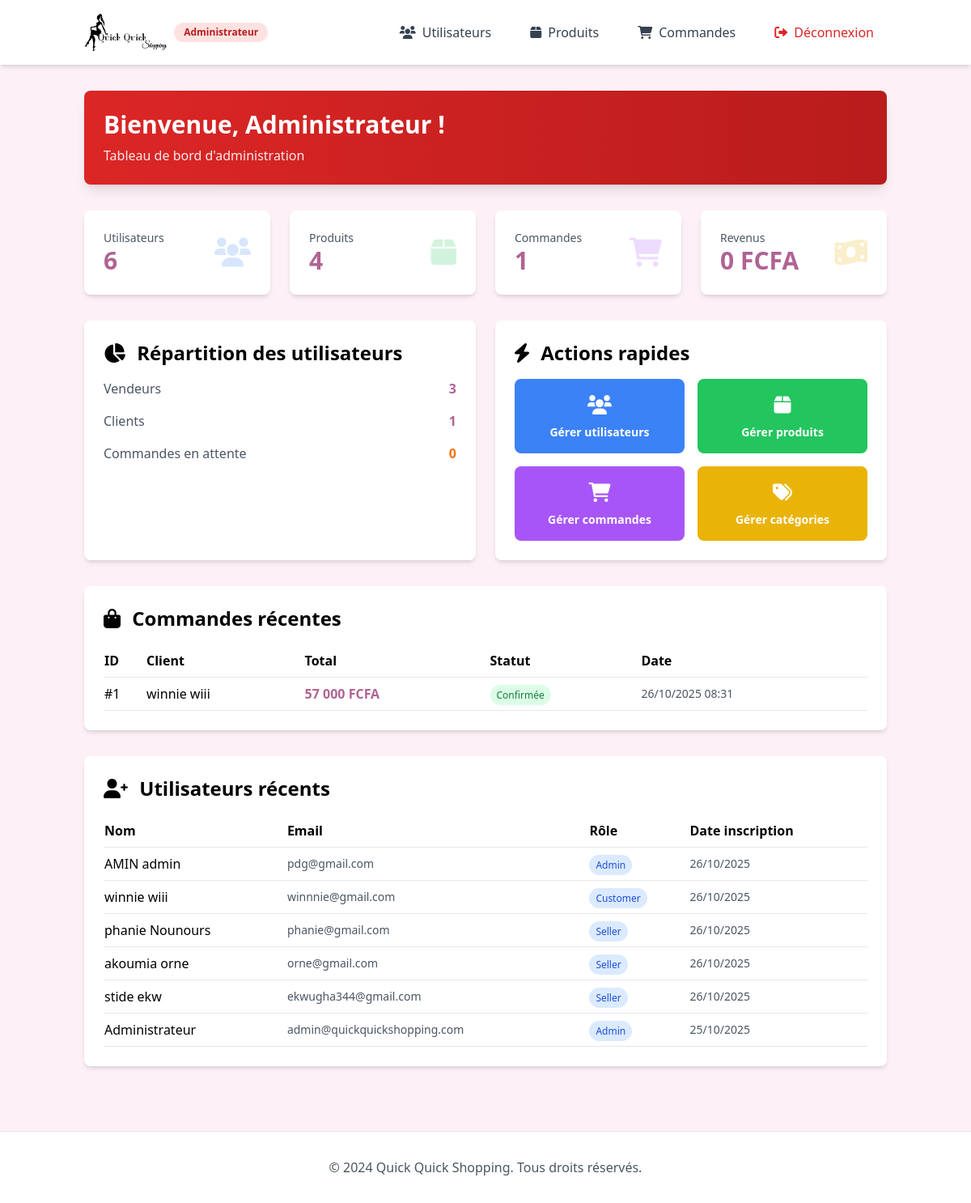
Page /admin/dashboard.php (signed in) on the committed database.
### tables this page shows
CREATE TABLE `users` (
  `id` int(11) NOT NULL,
  `name` varchar(100) NOT NULL,
  `email` varchar(100) NOT NULL,
  `password` varchar(255) NOT NULL,
  `role` enum('admin','seller','customer') NOT NULL DEFAULT 'customer',
  `phone` varchar(20) DEFAULT NULL,
  `address` text DEFAULT NULL,
  `status` enum('active','pending','suspended','rejected') DEFAULT 'active',
  `total_sales` decimal(12,2) DEFAULT 0.00,
  `created_at` timestamp NOT NULL DEFAULT current_timestamp(),
  `updated_at` timestamp NOT NULL DEFAULT current_timestamp() ON UPDATE current_timestamp()
);

CREATE TABLE `orders` (
  `id` int(11) NOT NULL,
  `customer_id` int(11) NOT NULL,
  `total_amount` decimal(10,2) NOT NULL,
  `status` enum('pending','confirmed','shipped','delivered','cancelled') DEFAULT 'pending',
  `payment_method` varchar(50) DEFAULT NULL,
  `payment_status` enum('pending','paid','failed','refunded') DEFAULT 'pending',
  `shipping_address` text DEFAULT NULL,
  `tracking_number` varchar(100) DEFAULT NULL,
  `created_at` timestamp NOT NULL DEFAULT current_timestamp(),
  `updated_at` timestamp NOT NULL DEFAULT current_timestamp() ON UPDATE current_timestamp()
);

### admin/dashboard.php (the view, shortened to what this page needs)
<?php
include '../config/db.php';
$stmt = $bdd->prepare("SELECT * FROM users WHERE id = ?");
$stmt->execute([$_SESSION['user_id']]);
$user = $stmt->fetch(PDO::FETCH_ASSOC);
$stats = [
    'total_users' => 0,
    'total_products' => 0,
    'total_orders' => 0,
    'total_revenue' => 0,
    'total_sellers' => 0,
    'total_customers' => 0,
    'pending_orders' => 0
];
try {
    $stmt = $bdd->query("SELECT COUNT(*) as count FROM users");
    $stats['total_users'] = $stmt->fetch()['count'];
    $stmt = $bdd->query("SELECT COUNT(*) as count FROM products");
    $stats['total_products'] = $stmt->fetch()['count'];
    $stmt = $bdd->query("SELECT COUNT(*) as count FROM orders");
    $stats['total_orders'] = $stmt->fetch()['count'];
    $stmt = $bdd->query("SELECT SUM(total_amount) as total FROM orders WHERE payment_status = 'paid'");
    $stats['total_revenue'] = $stmt->fetch()['total'] ?? 0;
    $stmt = $bdd->query("SELECT COUNT(*) as count FROM users WHERE role = 'seller'");
    $stats['total_sellers'] = $stmt->fetch()['count'];
    $stmt = $bdd->query("SELECT COUNT(*) as count FROM users WHERE role = 'customer'");
    $stats['total_customers'] = $stmt->fetch()['count'];
    $stmt = $bdd->query("SELECT COUNT(*) as count FROM orders WHERE status = 'pending'");
    $stats['pending_orders'] = $stmt->fetch()['count'];
} catch (Exception $e) {
    error_log('Erreur stats admin: ' . $e->getMessage());
}
$recent_orders = [];
try {
    $stmt = $bdd->query("
        SELECT o.*, u.name as customer_name, u.email
        FROM orders o
        LEFT JOIN users u ON o.customer_id = u.id
        ORDER BY o.created_at DESC
        LIMIT 10
    ");
    $recent_orders = $stmt->fetchAll(PDO::FETCH_ASSOC);
} catch (Exception $e) {
    error_log('Erreur récupération commandes: ' . $e->getMessage());
    $recent_orders = [];
}
$recent_users = [];
try {
    $stmt = $bdd->query("SELECT * FROM users ORDER BY created_at DESC LIMIT 10");
    $recent_users = $stmt->fetchAll(PDO::FETCH_ASSOC);
} catch (Exception $e) {
    $recent_users = [];
}
?>
<!DOCTYPE html>
<html lang="fr">
<head>
    <script src="https://cdn.tailwindcss.com"></script>
    <link href="https://cdnjs.cloudflare.com/ajax/libs/font-awesome/6.0.0/css/all.min.css" rel="stylesheet">
</head>
<body class="bg-[#fdf1f7] min-h-screen">
    <header class="bg-white shadow-md sticky top-0 z-50">
        <div class="container mx-auto px-4 py-4">
            <div class="flex items-center justify-between">
                <a href="../index.php" class="flex items-center space-x-2">
                    <img src="../images/logo.png" alt="Logo" class="h-12">
                    <span class="px-3 py-1 bg-red-100 text-red-700 rounded-full text-xs font-semibold">Administrateur</span>
                </a>
                <div class="flex items-center space-x-4">
                    <a href="users.php" class="px-4 py-2 text-gray-700 hover:text-[#b06393] transition">
                        <i class="fas fa-users mr-2"></i>Utilisateurs
                    </a>
                    <a href="products.php" class="px-4 py-2 text-gray-700 hover:text-[#b06393] transition">
                        <i class="fas fa-box mr-2"></i>Produits
                    </a>
                    <a href="orders.php" class="px-4 py-2 text-gray-700 hover:text-[#b06393] transition">
                        <i class="fas fa-shopping-cart mr-2"></i>Commandes
                    </a>
                    <a href="../logout.php" class="px-4 py-2 text-red-600 hover:text-red-700 transition">
                        <i class="fas fa-sign-out-alt mr-2"></i>Déconnexion
                    </a>
                </div>
            </div>
        </div>
    </header>
    <div class="container mx-auto px-4 py-8">
        <div class="max-w-7xl mx-auto">
            <div class="bg-gradient-to-r from-red-600 to-red-700 rounded-lg shadow-lg p-6 mb-8 text-white">
                <h1 class="text-3xl font-bold mb-2">Bienvenue, <?= htmlspecialchars($user['name']) ?> !</h1>
                <p class="text-white/90">Tableau de bord d'administration</p>
            </div>
            <div class="grid grid-cols-1 md:grid-cols-2 lg:grid-cols-4 gap-6 mb-8">
                <div class="bg-white rounded-lg shadow-md p-6">
                    <div class="flex items-center justify-between">
                        <div>
                            <p class="text-gray-600 text-sm">Utilisateurs</p>
                            <p class="text-3xl font-bold text-[#b06393]"><?= $stats['total_users'] ?></p>
                        </div>
                        <i class="fas fa-users text-4xl text-blue-500 opacity-20"></i>
                    </div>
                </div>
                <div class="bg-white rounded-lg shadow-md p-6">
                    <div class="flex items-center justify-between">
                        <div>
                            <p class="text-gray-600 text-sm">Produits</p>
                            <p class="text-3xl font-bold text-[#b06393]"><?= $stats['total_products'] ?></p>
                        </div>
                        <i class="fas fa-box text-4xl text-green-500 opacity-20"></i>
                    </div>
                </div>
                <div class="bg-white rounded-lg shadow-md p-6">
                    <div class="flex items-center justify-between">
                        <div>
                            <p class="text-gray-600 text-sm">Commandes</p>
                            <p class="text-3xl font-bold text-[#b06393]"><?= $stats['total_orders'] ?></p>
                        </div>
                        <i class="fas fa-shopping-cart text-4xl text-purple-500 opacity-20"></i>
                    </div>
                </div>
                <div class="bg-white rounded-lg shadow-md p-6">
                    <div class="flex items-center justify-between">
                        <div>
                            <p class="text-gray-600 text-sm">Revenus</p>
                            <p class="text-3xl font-bold text-[#b06393]"><?= number_format($stats['total_revenue'], 0, ',', ' ') ?> FCFA</p>
                        </div>
                        <i class="fas fa-money-bill-wave text-4xl text-yellow-500 opacity-20"></i>
                    </div>
                </div>
            </div>
            <div class="grid grid-cols-1 lg:grid-cols-2 gap-6 mb-8">
                <div class="bg-white rounded-lg shadow-md p-6">
                    <h2 class="text-2xl font-semibold mb-4">
                        <i class="fas fa-chart-pie mr-2"></i>
                        Répartition des utilisateurs
                    </h2>
                    <div class="space-y-4">
                        <div class="flex items-center justify-between">
                            <span class="text-gray-600">Vendeurs</span>
                            <span class="font-bold text-[#b06393]"><?= $stats['total_sellers'] ?></span>
                        </div>
                        <div class="flex items-center justify-between">
                            <span class="text-gray-600">Clients</span>
                            <span class="font-bold text-[#b06393]"><?= $stats['total_customers'] ?></span>
                        </div>
                        <div class="flex items-center justify-between">
                            <span class="text-gray-600">Commandes en attente</span>
                            <span class="font-bold text-orange-500"><?= $stats['pending_orders'] ?></span>
                        </div>
                    </div>
                </div>
                <div class="bg-white rounded-lg shadow-md p-6">
                    <h2 class="text-2xl font-semibold mb-4">
                        <i class="fas fa-bolt mr-2"></i>
                        Actions rapides
                    </h2>
                    <div class="grid grid-cols-2 gap-4">
                        <a href="users.php" class="bg-blue-500 text-white p-4 rounded-lg hover:bg-blue-600 transition text-center">
                            <i class="fas fa-users text-2xl mb-2"></i>
                            <p class="font-semibold text-sm">Gérer utilisateurs</p>
                        </a>
                        <a href="products.php" class="bg-green-500 text-white p-4 rounded-lg hover:bg-green-600 transition text-center">
                            <i class="fas fa-box text-2xl mb-2"></i>
                            <p class="font-semibold text-sm">Gérer produits</p>
                        </a>
                        <a href="orders.php" class="bg-purple-500 text-white p-4 rounded-lg hover:bg-purple-600 transition text-center">
                            <i class="fas fa-shopping-cart text-2xl mb-2"></i>
                            <p class="font-semibold text-sm">Gérer commandes</p>
                        </a>
                        <a href="categories.php" class="bg-yellow-500 text-white p-4 rounded-lg hover:bg-yellow-600 transition text-center">
                            <i class="fas fa-tags text-2xl mb-2"></i>
                            <p class="font-semibold text-sm">Gérer catégories</p>
                        </a>
                    </div>
                </div>
            </div>
            <?php if (!empty($recent_orders)): ?>
                <div class="bg-white rounded-lg shadow-md p-6 mb-8">
                    <h2 class="text-2xl font-semibold mb-4">
                        <i class="fas fa-shopping-bag mr-2"></i>
                        Commandes récentes
                    </h2>
                    <div class="overflow-x-auto">
                        <table class="w-full">
                            <thead>
                                <tr class="border-b">
                                    <th class="text-left py-2">ID</th>
                                    <th class="text-left py-2">Client</th>
                                    <th class="text-left py-2">Total</th>
                                    <th class="text-left py-2">Statut</th>
                                    <th class="text-left py-2">Date</th>
                                </tr>
                            </thead>
                            <tbody>
                                <?php foreach ($recent_orders as $order): ?>
                                <tr class="border-b hover:bg-gray-50">
                                    <td class="py-2">#<?= $order['id'] ?></td>
                                    <td class="py-2"><?= htmlspecialchars($order['customer_name'] ?? 'N/A') ?></td>
                                    <td class="py-2 font-bold text-[#b06393]"><?= number_format($order['total_amount'], 0, ',', ' ') ?> FCFA</td>
                                    <td class="py-2">
                                        <span class="px-2 py-1 rounded-full text-xs
                                            <?= $order['status'] === 'pending' ? 'bg-yellow-100 text-yellow-700' : '' ?>
                                            <?= $order['status'] === 'confirmed' ? 'bg-green-100 text-green-700' : '' ?>
                                            <?= $order['status'] === 'shipped' ? 'bg-blue-100 text-blue-700' : '' ?>
                                            <?= $order['status'] === 'delivered' ? 'bg-green-100 text-green-700' : '' ?>
                                            <?= $order['status'] === 'cancelled' ? 'bg-red-100 text-red-700' : '' ?>
                                        ">
                                            <?php
                                            $status_labels = [
                                                'pending' => 'En attente',
                                                'confirmed' => 'Confirmée',
                                                'shipped' => 'Expédiée',
                                                'delivered' => 'Livrée',
                                                'cancelled' => 'Annulée'
                                            ];
                                            echo $status_labels[$order['status']] ?? ucfirst($order['status']);
                                            ?>
                                        </span>
                                    </td>
                                    <td class="py-2 text-sm text-gray-600"><?= date('d/m/Y H:i', strtotime($order['created_at'])) ?></td>
                                </tr>
                                <?php endforeach; ?>
                            </tbody>
                        </table>
                    </div>
                </div>
            <?php endif; ?>
            <?php if (!empty($recent_users)): ?>
                <div class="bg-white rounded-lg shadow-md p-6">
                    <h2 class="text-2xl font-semibold mb-4">
                        <i class="fas fa-user-plus mr-2"></i>
                        Utilisateurs récents
                    </h2>
                    <div class="overflow-x-auto">
                        <table class="w-full">
                            <thead>
                                <tr class="border-b">
                                    <th class="text-left py-2">Nom</th>
                                    <th class="text-left py-2">Email</th>
                                    <th class="text-left py-2">Rôle</th>
                                    <th class="text-left py-2">Date inscription</th>
                                </tr>
                            </thead>
                            <tbody>
                                <?php foreach ($recent_users as $u): ?>
                                <tr class="border-b hover:bg-gray-50">
                                    <td class="py-2"><?= htmlspecialchars($u['name']) ?></td>
                                    <td class="py-2 text-sm text-gray-600"><?= htmlspecialchars($u['email']) ?></td>
                                    <td class="py-2">
                                        <span class="px-2 py-1 rounded-full text-xs bg-blue-100 text-blue-700">
                                            <?= ucfirst($u['role']) ?>
                                        </span>
                                    </td>
                                    <td class="py-2 text-sm text-gray-600"><?= date('d/m/Y', strtotime($u['created_at'])) ?></td>
                                </tr>
                                <?php endforeach; ?>
                            </tbody>
                        </table>
                    </div>
                </div>
            <?php endif; ?>
        </div>
    </div>
    <footer class="bg-white mt-12 py-8 border-t border-gray-200">
        <div class="container mx-auto px-4">
            <div class="text-center">
                <p class="text-gray-600">&copy; 2024 Quick Quick Shopping. Tous droits réservés.</p>
            </div>
        </div>
    </footer>
</body>
</html>

### rows in the picture
users: name "Administrateur", email "admin@quickquickshopping.com", role "Admin", created_at "25/10/2025"
orders: id "1", customer.name "winnie wiii", total_amount "57 000", status "Confirmée", created_at "26/10/2025 08:31"
users: name "AMIN admin", email "pdg@gmail.com", role "Admin", created_at "26/10/2025"
users: name "winnie wiii", email "winnnie@gmail.com", role "Customer", created_at "26/10/2025"
users: name "phanie Nounours", email "phanie@gmail.com", role "Seller", created_at "26/10/2025"
users: name "akoumia orne", email "orne@gmail.com", role "Seller", created_at "26/10/2025"
users: name "stide ekw", email "ekwugha344@gmail.com", role "Seller", created_at "26/10/2025"

### other values in the picture
$stats['total_users'] "6"
$stats['total_products'] "4"
$stats['total_orders'] "1"
$stats['total_revenue'] "0"
$stats['total_sellers'] "3"
$stats['total_customers'] "1"
$stats['pending_orders'] "0"
